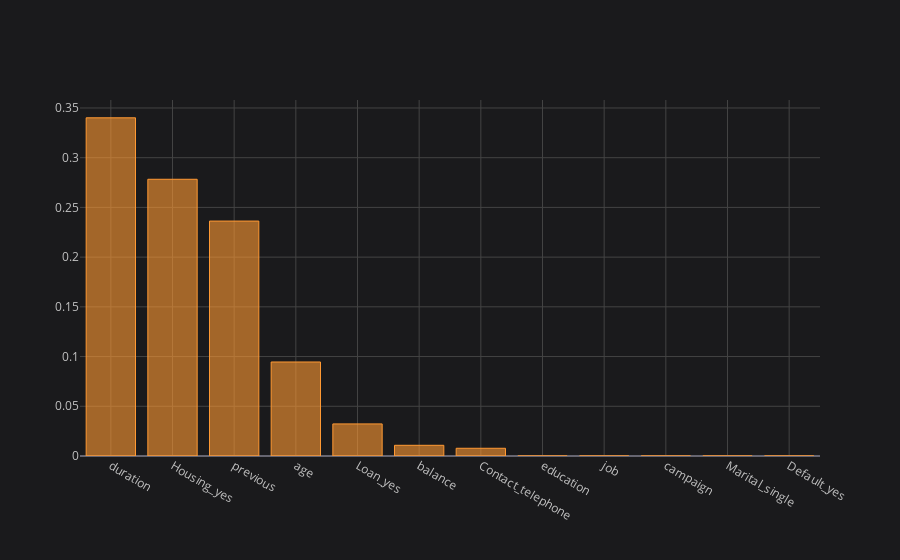

This figure's notebook cell:
### Code cell
results2 = pd.Series(ac.feature_importances_,index = test_x.columns).sort_values(ascending= False)
results2.iplot(kind = "bar")

### Figure 1 — Plotly figure (JSON) as saved in the notebook; plotly's stock layout.template omitted (floating-point values rounded to 4 significant figures)
{"data": [{"marker": {"color": "rgba(255, 153, 51, 0.6)", "line": {"color": "rgba(255, 153, 51, 1.0)", "width": 1}}, "name": "None", "orientation": "v", "text": "", "type": "bar", "x": ["duration", "Housing_yes", "previous", "age", "Loan_yes", "balance", "Contact_telephone", "education", "job", "campaign", "Marital_single", "Default_yes"], "y": [0.3401, 0.2783, 0.2363, 0.09455, 0.03227, 0.01076, 0.007772, 0, 0, 0, 0, 0]}], "layout": {"legend": {"bgcolor": "#1A1A1C", "font": {"color": "#D9D9D9"}}, "paper_bgcolor": "#1A1A1C", "plot_bgcolor": "#1A1A1C", "title": {"font": {"color": "#D9D9D9"}}, "xaxis": {"gridcolor": "#434343", "showgrid": true, "tickfont": {"color": "#C2C2C2"}, "title": {"font": {"color": "#D9D9D9"}, "text": ""}, "zerolinecolor": "#666570"}, "yaxis": {"gridcolor": "#434343", "showgrid": true, "tickfont": {"color": "#C2C2C2"}, "title": {"font": {"color": "#D9D9D9"}, "text": ""}, "zerolinecolor": "#666570"}}}
